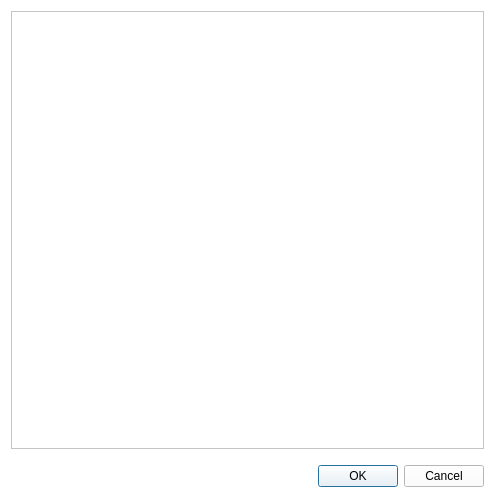
<?xml version="1.0" encoding="UTF-8"?>
<ui version="4.0">
 <class>Dialog</class>
 <widget class="QDialog" name="Dialog">
  <property name="geometry">
   <rect>
    <x>0</x>
    <y>0</y>
    <width>495</width>
    <height>498</height>
   </rect>
  </property>
  <property name="windowTitle">
   <string>Dettagli</string>
  </property>
  <property name="windowOpacity">
   <double>0.950000000000000</double>
  </property>
  <property name="styleSheet">
   <string notr="true">background-color:white;</string>
  </property>
  <layout class="QVBoxLayout" name="verticalLayout">
   <item>
    <widget class="QTableWidget" name="tableWidget">
     <property name="sizeAdjustPolicy">
      <enum>QAbstractScrollArea::AdjustIgnored</enum>
     </property>
     <property name="editTriggers">
      <set>QAbstractItemView::NoEditTriggers</set>
     </property>
     <attribute name="horizontalHeaderStretchLastSection">
      <bool>true</bool>
     </attribute>
     <attribute name="verticalHeaderDefaultSectionSize">
      <number>50</number>
     </attribute>
     <attribute name="verticalHeaderMinimumSectionSize">
      <number>50</number>
     </attribute>
     <attribute name="verticalHeaderStretchLastSection">
      <bool>true</bool>
     </attribute>
    </widget>
   </item>
   <item>
    <spacer name="horizontalSpacer">
     <property name="orientation">
      <enum>Qt::Horizontal</enum>
     </property>
     <property name="sizeHint" stdset="0">
      <size>
       <width>40</width>
       <height>10</height>
      </size>
     </property>
    </spacer>
   </item>
   <item>
    <widget class="QDialogButtonBox" name="buttonBox">
     <property name="cursor">
      <cursorShape>PointingHandCursor</cursorShape>
     </property>
     <property name="orientation">
      <enum>Qt::Horizontal</enum>
     </property>
     <property name="standardButtons">
      <set>QDialogButtonBox::Cancel|QDialogButtonBox::Ok</set>
     </property>
    </widget>
   </item>
  </layout>
 </widget>
 <resources/>
 <connections>
  <connection>
   <sender>buttonBox</sender>
   <signal>accepted()</signal>
   <receiver>Dialog</receiver>
   <slot>accept()</slot>
   <hints>
    <hint type="sourcelabel">
     <x>248</x>
     <y>254</y>
    </hint>
    <hint type="destinationlabel">
     <x>157</x>
     <y>274</y>
    </hint>
   </hints>
  </connection>
  <connection>
   <sender>buttonBox</sender>
   <signal>rejected()</signal>
   <receiver>Dialog</receiver>
   <slot>reject()</slot>
   <hints>
    <hint type="sourcelabel">
     <x>316</x>
     <y>260</y>
    </hint>
    <hint type="destinationlabel">
     <x>286</x>
     <y>274</y>
    </hint>
   </hints>
  </connection>
 </connections>
</ui>
